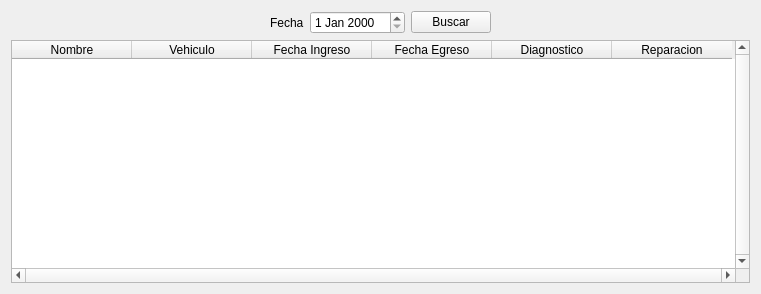
<?xml version="1.0" encoding="UTF-8"?>
<ui version="4.0">
 <class>Form</class>
 <widget class="QWidget" name="Form">
  <property name="geometry">
   <rect>
    <x>0</x>
    <y>0</y>
    <width>761</width>
    <height>294</height>
   </rect>
  </property>
  <property name="windowTitle">
   <string>Form</string>
  </property>
  <layout class="QGridLayout" name="gridLayout_2">
   <item row="1" column="0">
    <layout class="QGridLayout" name="gridLayout_6">
     <item row="0" column="0">
      <widget class="QTableWidget" name="tableWidget">
       <property name="verticalScrollBarPolicy">
        <enum>Qt::ScrollBarAlwaysOn</enum>
       </property>
       <property name="horizontalScrollBarPolicy">
        <enum>Qt::ScrollBarAlwaysOn</enum>
       </property>
       <property name="sortingEnabled">
        <bool>true</bool>
       </property>
       <attribute name="horizontalHeaderDefaultSectionSize">
        <number>120</number>
       </attribute>
       <column>
        <property name="text">
         <string>Nombre</string>
        </property>
       </column>
       <column>
        <property name="text">
         <string>Vehiculo</string>
        </property>
       </column>
       <column>
        <property name="text">
         <string>Fecha Ingreso</string>
        </property>
       </column>
       <column>
        <property name="text">
         <string>Fecha Egreso</string>
        </property>
       </column>
       <column>
        <property name="text">
         <string>Diagnostico</string>
        </property>
       </column>
       <column>
        <property name="text">
         <string>Reparacion</string>
        </property>
       </column>
      </widget>
     </item>
    </layout>
   </item>
   <item row="0" column="0">
    <layout class="QGridLayout" name="gridLayout">
     <item row="0" column="2">
      <widget class="QDateEdit" name="dateEdit"/>
     </item>
     <item row="0" column="1">
      <widget class="QLabel" name="label">
       <property name="text">
        <string>Fecha</string>
       </property>
      </widget>
     </item>
     <item row="1" column="1">
      <layout class="QHBoxLayout" name="horizontalLayout"/>
     </item>
     <item row="0" column="0">
      <spacer name="horizontalSpacer">
       <property name="orientation">
        <enum>Qt::Horizontal</enum>
       </property>
       <property name="sizeHint" stdset="0">
        <size>
         <width>40</width>
         <height>20</height>
        </size>
       </property>
      </spacer>
     </item>
     <item row="0" column="4">
      <spacer name="horizontalSpacer_2">
       <property name="orientation">
        <enum>Qt::Horizontal</enum>
       </property>
       <property name="sizeHint" stdset="0">
        <size>
         <width>40</width>
         <height>20</height>
        </size>
       </property>
      </spacer>
     </item>
     <item row="0" column="3">
      <widget class="QPushButton" name="pushButton">
       <property name="text">
        <string>Buscar</string>
       </property>
      </widget>
     </item>
    </layout>
   </item>
  </layout>
 </widget>
 <resources/>
 <connections/>
</ui>
